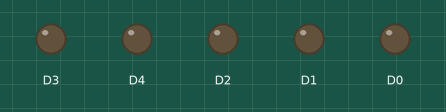
Bench run of a sketch on a simulated ESP8266 (NodeMCU). Parts: output pins drawn as LEDs (lit = HIGH). WiFi joins after 1.5 s; servers stay silent unless stated; the Firebase database answers and starts empty; what the sketch prints to the serial monitor is not drawn.

Above: at 0.1 s.
At 1.5 s:
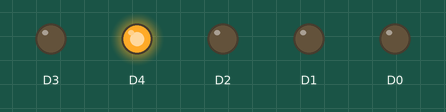
Timing chart, 0 to 3.0 s (numbered marks = the images above):
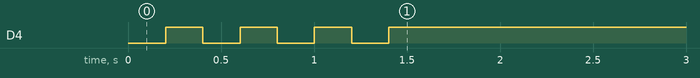

The sketch:

power.ino
```cpp
#include "FirebaseESP8266.h"
#include <ESP8266WiFi.h>

#define FIREBASE_HOST "powerdistributionsystem-2c054-default-rtdb.firebaseio.com"  //Database link
#define FIREBASE_AUTH "jOZD3FUhnshTxeH0JwFowlfGEHaJJlHp0G3H5Sp0"  //Database secrate

#define WIFI_SSID "SmartPower"      //Router name
#define WIFI_PASSWORD "123456789"  //Router password


FirebaseData firebaseData,loadData;
FirebaseJson json;


//Sending data
void loadW(String field,int value){
 Firebase.setString(firebaseData, "/Load/"+field,String(value) );

}

//Receiving data
String loadR(String field){
if (Firebase.getString(loadData, "/Load/"+field)){
    return loadData.stringData();
  }
}


void initFire(){
  pinMode(D4,OUTPUT);
  Serial.begin(9600);

  WiFi.begin(WIFI_SSID, WIFI_PASSWORD);
  Serial.print("Connecting to Wi-Fi");

  while (WiFi.status() != WL_CONNECTED)
  {
    digitalWrite(D4,0);
    Serial.print(".");
    delay(200);
    digitalWrite(D4,1);
    Serial.print(".");
    delay(200);

  }

  Serial.println();
  Serial.print("Connected with IP: ");
  Serial.println(WiFi.localIP());
  Serial.println();

  Firebase.begin(FIREBASE_HOST, FIREBASE_AUTH);
  Firebase.reconnectWiFi(true);
}


void setup() {

  pinMode(D0,OUTPUT);
  pinMode(D1,OUTPUT);
  pinMode(D2,OUTPUT);
  pinMode(D3,OUTPUT);
  pinMode(D5,INPUT);
  Serial.begin(9600);
  initFire();

  delay(500);

  Firebase.setString(firebaseData, "/Hello","World" );


}


void loop() {

  digitalWrite(D0,loadR("220 volt - 110 volt")=="1");
  delay(250);
  digitalWrite(D1,loadR("110 volt - 55 volt")=="1");
  delay(250);
  digitalWrite(D2,loadR("55 volt - 24 volt")=="1");
  delay(250);
  digitalWrite(D3,loadR("24 volt - 12 volt")=="1");
  delay(250);

}
```
